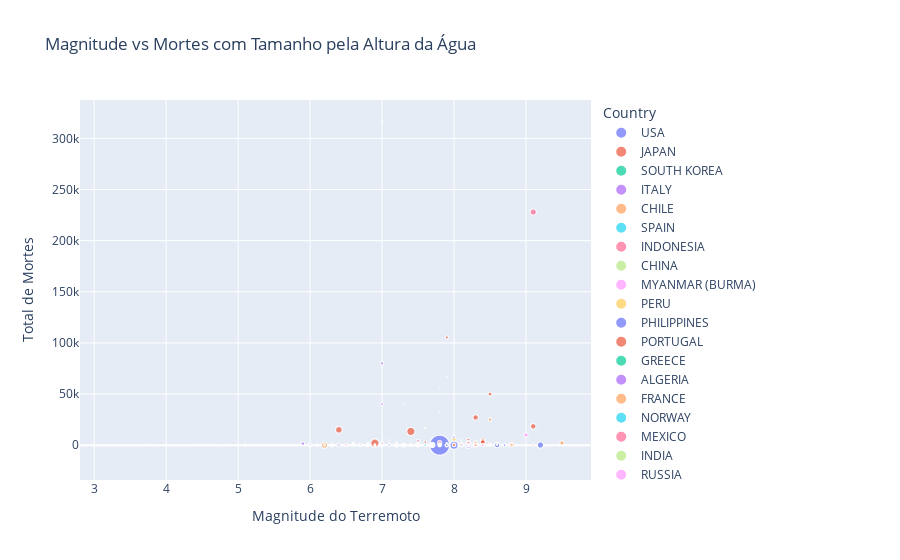

Notebook cell for this chart:
### Code cell
import plotly.express as px

df['Maximum Water Height (m)'].fillna(0, inplace=True)

fig = px.scatter(
    df,
    x='Earthquake Magnitude',
    y='Total Deaths',
    color='Country',
    size='Maximum Water Height (m)',
    hover_name='Location Name',
    title='Magnitude vs Mortes com Tamanho pela Altura da Água',
    labels={
        'Earthquake Magnitude': 'Magnitude do Terremoto',
        'Total Deaths': 'Total de Mortes'
    }
)

fig.show()
